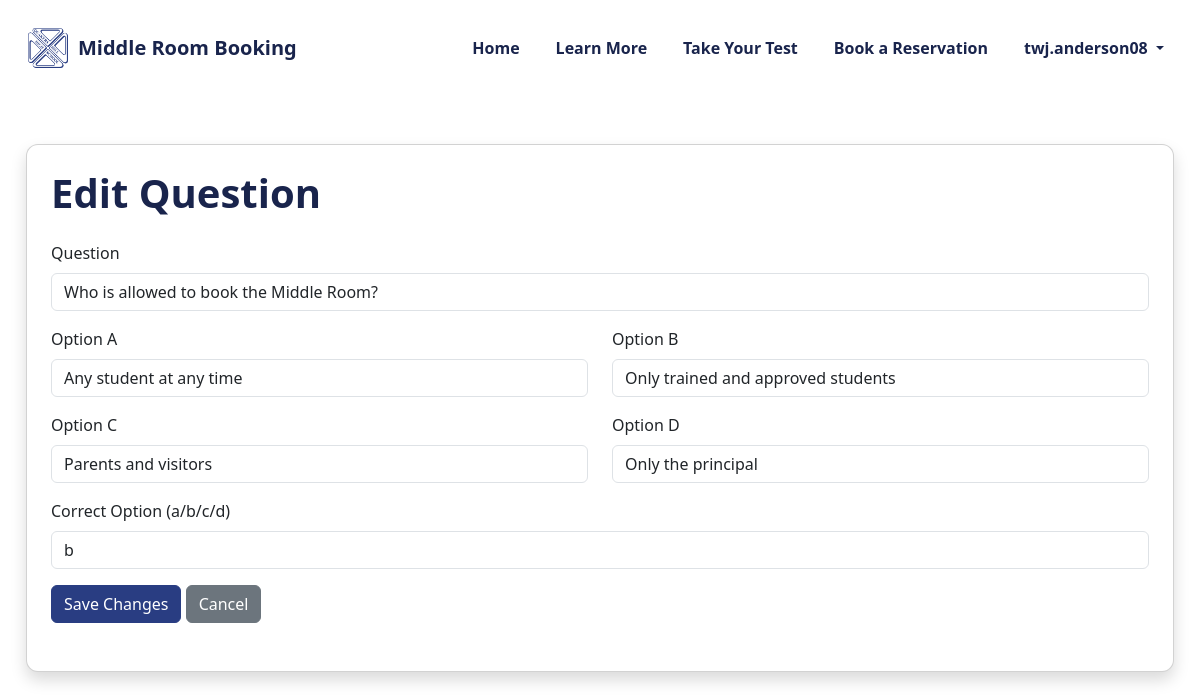
The app's page /admin/questions/edit/2 (signed in) with its own data.
### tables this page shows
CREATE TABLE questions (
    id INTEGER PRIMARY KEY AUTOINCREMENT,
    question TEXT,
    option_a TEXT,
    option_b TEXT,
    option_c TEXT,
    option_d TEXT,
    correct_option TEXT
, position INTEGER DEFAULT 0);

### Everything/app.py (the view, shortened to what this page needs)
@app.route("/admin/questions/edit/<int:id>", methods=["GET", "POST"])
@admin_required
def admin_questions_edit(id):
    db = get_db()
    q = db.execute(
        "SELECT * FROM questions WHERE id = ?", (id,)
    ).fetchone()
    return render_template("admin/edit_question.html", q=q)

### Everything/app.py (called while the page is built)
def admin_required(f):
    @wraps(f)
    def wrapper(*args, **kwargs):
        if not session.get("is_admin"):
            return redirect("/")
        return f(*args, **kwargs)
    return wrapper

### Everything/database/db.py (called while the page is built)
def get_db():
    db = sqlite3.connect("database.db", check_same_thread=False)
    db.row_factory = sqlite3.Row
    db.execute("PRAGMA journal_mode=WAL;")
    db.execute("PRAGMA busy_timeout = 3000;")
    return db

### Everything/templates/admin/edit_question.html
{% include "header.html" %}
<div class="container mt-5 mb-5">
    <div class="card shadow p-4 pb-5" style="border-radius: 12px;">
        <h1 class="mb-4" style="color:#19244c; font-weight:700;">
            Edit Question
        </h1>
        <form method="POST">
            <div class="mb-3">
                <label class="form-label">Question</label>
                <input name="question" class="form-control" value="{{ q.question }}" required>
            </div>
            <div class="row">
                <div class="col-md-6 mb-3">
                    <label class="form-label">Option A</label>
                    <input name="a" class="form-control" value="{{ q.option_a }}" required>
                </div>
                <div class="col-md-6 mb-3">
                    <label class="form-label">Option B</label>
                    <input name="b" class="form-control" value="{{ q.option_b }}" required>
                </div>
                <div class="col-md-6 mb-3">
                    <label class="form-label">Option C</label>
                    <input name="c" class="form-control" value="{{ q.option_c }}" required>
                </div>
                <div class="col-md-6 mb-3">
                    <label class="form-label">Option D</label>
                    <input name="d" class="form-control" value="{{ q.option_d }}" required>
                </div>
            </div>
            <div class="mb-3">
                <label class="form-label">Correct Option (a/b/c/d)</label>
                <input name="correct" class="form-control" value="{{ q.correct_option }}" required>
            </div>
            <button class="btn btn-primary">Save Changes</button>
            <a href="/admin/questions" class="btn btn-secondary">Cancel</a>
        </form>
    </div>
</div>

### Everything/static/styles.css (style rules this page uses)
html, body { margin: 0; padding: 0; width: 100%; overflow-x: hidden; }
.container { width: 100%; max-width: 1200px; margin: 0 auto; padding: 0 16px; }
.card { border-radius: 12px; margin: 10px; }
.btn-primary { background-color: #293D82 !important; border-color: #293D82 !important; }

### records on screen
questions: question "Who is allowed to book the Middle Room?", a "Any student at any time", b "Only trained and approved students", c "Parents and visitors", d "Only the principal", correct "b"

### other values on screen
{{ session["user"].split("@")[0] }} "twj.anderson08"
